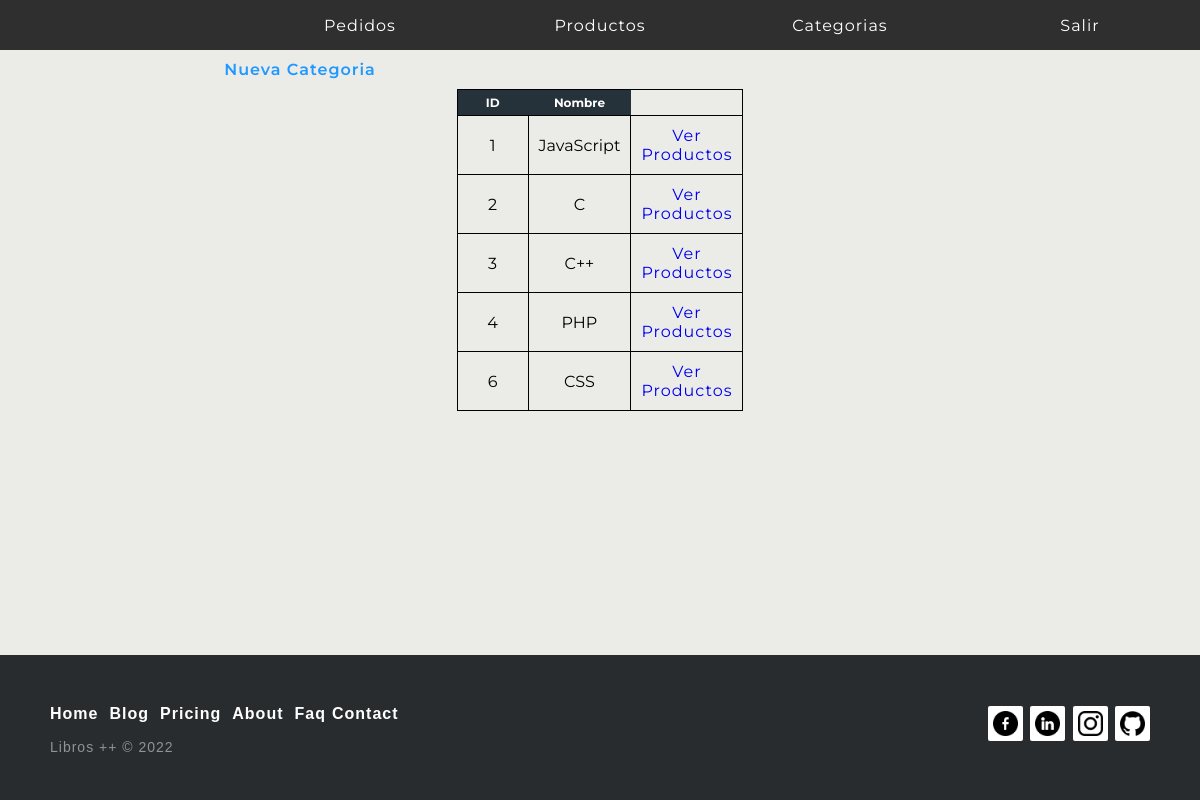
The page /index.php?controller=Categoria&action=mostrarCategorias (signed in) on the database its author committed.
### tables this page shows
CREATE TABLE `categoria` (
  `idCategoria` int(11) NOT NULL,
  `nombre` varchar(30) NOT NULL,
  `estado` tinyint(4) NOT NULL DEFAULT 0
);

### models/database.php (called while the page is built, shortened)
<?php
class Database{
    public function __construct(){
        $servername = "localhost";
        $dbname= "tiendaonline";
        $username = "root";
        $password = "";
		$this->db = new PDO("mysql:host=$servername;dbname=$dbname",$username, $password);
    }
}

### models/categoria.php (called while the page is built, shortened)
<?php
    require_once("database.php");
    class Categoria extends Database{
        public function mostrarCategorias(){
            $sql = "SELECT * FROM categoria";
            $rows = $this->db->query($sql);
            return  $rows;
        }
}

### views/categorias/mostrarCategorias.php (the view)
<div class="botonAdmin">
    <a class="enlaceAdmin" href="index.php?controller=Categoria&action=crearForm">Nueva Categoria</a>
</div>
<?php
    echo "<table class='tablaAdmin'>";
    echo "<tr>";
    echo "<th class='thAdmin'> ID </td>";
    echo "<th class='thAdmin'> Nombre </td>";
    echo "</tr>";
    foreach ($categorias as $categoria) {
        echo "<tr>";
        echo "<td class='tdAdmin'>". $categoria['idCategoria'] . "</td>";
        echo "<td class='tdAdmin'>".$categoria['nombre'] . "</td>";
       echo "<td class='tdAdmin'> <a class='enlaceAdmin' href='index.php?controller=Categoria&action=productosDeCate&idCategoria= ".$categoria['idCategoria']."'>Ver Productos</a>  </td>";
        echo "</tr>";
    }
    echo "</table>";
?>

### views/css/style.css (style rules this page uses)
html { min-height: 100%; position: relative; }
body { margin: 0; }
footer { background-color: black; position: absolute; bottom: 0; margin-top: 40px; width: 100%; color: white; }
body { background: #EBEBE8; font-family: 'Montserrat', sans-serif; margin: 0; padding: 0; }
p { font-size: 16px; letter-spacing: 1px; }
a { font-size: 16px; letter-spacing: 1px; font: blod; text-decoration: none; }
.tablaAdmin { margin: auto auto; border: 1px solid black; border-collapse: collapse; }
.thAdmin { background-color: #263239; color: white; font-size: 12px; padding: 5px; text-align: center; }
.tdAdmin { border: 1px solid black; text-align: center; padding: 10px; width: 50px; }
div.botonAdmin>a.enlaceAdmin { text-decoration: none; color: #2099FF; text-align: center; font-weight: 600; }
div.botonAdmin { margin: 10px; margin-left: 200px; text-align: center; width: 200px; }
.footer-distributed { background-color: #292c2f; box-shadow: 0 1px 1px 0 rgba(0, 0, 0, 0.12); box-sizing: border-box; width: 100%; text-align: left; font: normal 16px sans-serif; padding: 45px 50px; }
.footer-distributed .footer-left p { color: #8f9296; font-size: 14px; margin: 0; }
.footer-distributed p.footer-links { font-size: 18px; font-weight: bold; color: #ffffff; margin: 0 0 10px; padding: 0; transition: ease .25s; }
.footer-distributed p.footer-links a { display: inline-block; line-height: 1.8; text-decoration: none; color: inherit; transition: ease .25s; }
.footer-distributed .footer-links a:before { content: ""; font-size: 20px; left: 0; color: #fff; display: inline-block; padding-right: 5px; }
.footer-distributed .footer-links .link-1:before { content: none; }
.footer-distributed .footer-right { float: right; margin-top: 6px; max-width: 180px; }
.footer-distributed .footer-right a { display: inline-block; width: 35px; height: 35px; background-color: #ffffff; border-radius: 2px; font-size: 20px; color: #ffffff; text-align: center; line-height: 35px; margin-left: 3px; transition:all .25s; }
.espacioFooter { width:100%; height: 152px; }
.footer-right > a > img { width: 25px; height: 25px; margin-top:5px; }

### rows shown on the page
categoria: idCategoria "1", nombre "JavaScript"
categoria: idCategoria "2", nombre "C"
categoria: idCategoria "3", nombre "C++"
categoria: idCategoria "4", nombre "PHP"
categoria: idCategoria "6", nombre "CSS"
